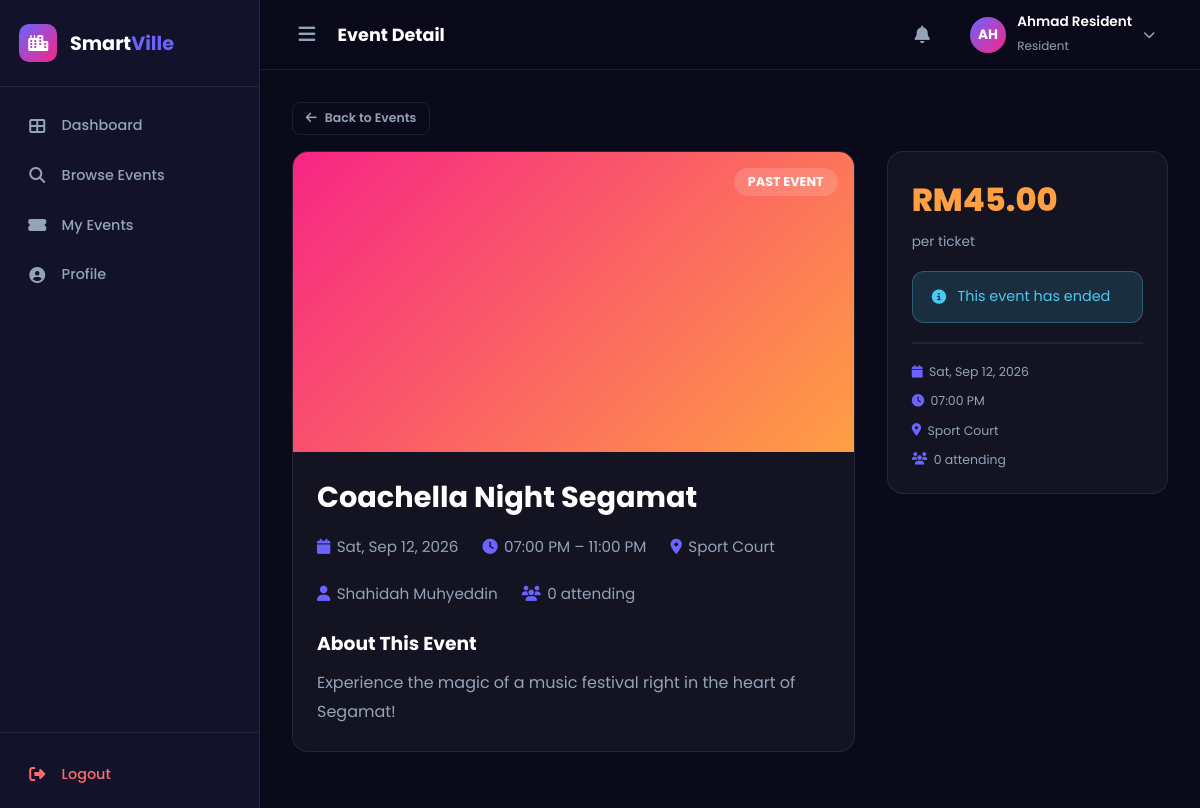
The app's page /resident/event_detail.php?id=3 (signed in) with its own data.
### tables this page shows
CREATE TABLE IF NOT EXISTS users (
  id INT AUTO_INCREMENT PRIMARY KEY,
  full_name VARCHAR(100) NOT NULL,
  username VARCHAR(50) NOT NULL UNIQUE,
  email VARCHAR(100) NOT NULL UNIQUE,
  password VARCHAR(255) NOT NULL,
  phone VARCHAR(20) DEFAULT NULL,
  area VARCHAR(100) DEFAULT NULL,
  role ENUM('admin','organizer','resident') NOT NULL DEFAULT 'resident',
  status ENUM('active','inactive','deactivated') NOT NULL DEFAULT 'active',
  profile_pic VARCHAR(255) DEFAULT NULL,
  created_at DATETIME DEFAULT CURRENT_TIMESTAMP,
  updated_at DATETIME DEFAULT CURRENT_TIMESTAMP ON UPDATE CURRENT_TIMESTAMP
);

CREATE TABLE IF NOT EXISTS events (
  id INT AUTO_INCREMENT PRIMARY KEY,
  organizer_id INT NOT NULL,
  venue_id INT DEFAULT NULL,
  title VARCHAR(150) NOT NULL,
  description TEXT,
  event_type ENUM('free','paid','private') NOT NULL DEFAULT 'free',
  sector VARCHAR(100) DEFAULT NULL,
  date DATE NOT NULL,
  time TIME NOT NULL,
  end_time TIME DEFAULT NULL,
  price DECIMAL(10,2) DEFAULT 0.00,
  max_guests INT DEFAULT NULL,
  poster VARCHAR(255) DEFAULT NULL,
  program_flow TEXT DEFAULT NULL,
  status ENUM('pending','approved','rejected','cancelled') NOT NULL DEFAULT 'pending',
  admin_note TEXT DEFAULT NULL,
  created_at DATETIME DEFAULT CURRENT_TIMESTAMP,
  updated_at DATETIME DEFAULT CURRENT_TIMESTAMP ON UPDATE CURRENT_TIMESTAMP,
  FOREIGN KEY (organizer_id) REFERENCES users(id) ON DELETE CASCADE,
  FOREIGN KEY (venue_id) REFERENCES venues(id) ON DELETE SET NULL
);

CREATE TABLE IF NOT EXISTS venues (
  id INT AUTO_INCREMENT PRIMARY KEY,
  name VARCHAR(100) NOT NULL,
  description TEXT,
  price_per_day DECIMAL(10,2) DEFAULT 0.00,
  capacity INT DEFAULT 100,
  image VARCHAR(255) DEFAULT NULL,
  status ENUM('available','unavailable') DEFAULT 'available'
);

### includes/functions.php (called while the page is built, shortened)
<?php
require_once __DIR__ . '/db.php';
function isLoggedIn() {
    return isset($_SESSION['user_id']);
}
function getCurrentUser() {
    global $conn;
    $id = (int)$_SESSION['user_id'];
    $res = $conn->query("SELECT * FROM users WHERE id = $id");
    return $res ? $res->fetch_assoc() : null;
}
function getRegistrationCount($eventId) {
    global $conn;
    $id = (int)$eventId;
    $res = $conn->query("SELECT COUNT(*) as cnt FROM registrations WHERE event_id = $id");
    $row = $res ? $res->fetch_assoc() : ['cnt' => 0];
    return $row['cnt'];
}

### resident/event_detail.php (the view, shortened to what this page needs)
<?php
require_once __DIR__ . '/../includes/functions.php';
$pageTitle = 'Event Detail';
global $conn;
$uid = $_SESSION['user_id'];
$id  = (int)($_GET['id'] ?? 0);
$event = $conn->query("SELECT e.*, u.full_name as organizer_name, v.name as venue_name, v.price_per_day
    FROM events e LEFT JOIN users u ON e.organizer_id=u.id LEFT JOIN venues v ON e.venue_id=v.id
    WHERE e.id=$id AND e.status='approved'")->fetch_assoc();
$registered   = isRegistered($id, $uid);
$regCount     = getRegistrationCount($id);
$eventPast    = strtotime($event['date']) < strtotime(date('Y-m-d'));
require_once __DIR__ . '/../includes/header.php';
?>
<div style="margin-bottom:1rem">
  <a href="/fyp_soop/smartville/resident/browse.php" class="btn btn-outline btn-sm"><i class="fas fa-arrow-left"></i> Back to Events</a>
</div>
<div style="display:grid;grid-template-columns:2fr 1fr;gap:2rem;align-items:start">
  <div>
    <div class="card" style="margin-bottom:1.5rem;overflow:hidden">
      <div class="event-card-img gradient-<?= ['free'=>1,'paid'=>2,'private'=>3][$event['event_type']] ?? 1 ?>" style="height:300px">
        <?php if ($eventPast): ?>
          <div style="position:absolute;top:16px;right:16px;background:rgba(255,255,255,.15);backdrop-filter:blur(10px);color:#fff;padding:5px 14px;border-radius:20px;font-size:.8rem;font-weight:700;">PAST EVENT</div>
        <?php endif; ?>
      </div>
      <div class="card-body">
        <h1 style="font-size:1.8rem;color:var(--white);margin-bottom:1rem"><?= htmlspecialchars($event['title']) ?></h1>
        <div style="display:flex;flex-wrap:wrap;gap:1.5rem;margin-bottom:1.5rem">
          <div class="event-meta-item" style="font-size:.95rem"><i class="fas fa-calendar"></i> <?= date('D, M d, Y', strtotime($event['date'])) ?></div>
          <div class="event-meta-item" style="font-size:.95rem"><i class="fas fa-clock"></i> <?= date('h:i A', strtotime($event['time'])) ?><?= $event['end_time'] ? ' &ndash; '.date('h:i A', strtotime($event['end_time'])) : '' ?></div>
          <div class="event-meta-item" style="font-size:.95rem"><i class="fas fa-map-marker-alt"></i> <?= htmlspecialchars($event['venue_name'] ?? 'TBA') ?></div>
          <div class="event-meta-item" style="font-size:.95rem"><i class="fas fa-user"></i> <?= htmlspecialchars($event['organizer_name']) ?></div>
          <div class="event-meta-item" style="font-size:.95rem"><i class="fas fa-users"></i> <?= $regCount ?> attending</div>
        </div>
        <h3 style="color:var(--white);margin-bottom:.7rem">About This Event</h3>
        <p style="color:var(--text-muted);line-height:1.8"><?= nl2br(htmlspecialchars($event['description'] ?? 'No description provided.')) ?></p>
      </div>
    </div>
  </div>
  <div>
    <div class="card" style="position:sticky;top:90px">
      <div class="card-body">
        <?php if ($event['event_type'] === 'paid'): ?>
          <div style="font-size:2rem;font-weight:800;color:#ff9f43;margin-bottom:.5rem">RM<?= number_format($event['price'],2) ?></div>
          <div style="color:var(--text-muted);font-size:.85rem;margin-bottom:1.2rem">per ticket</div>
        <?php elseif ($event['event_type'] === 'free'): ?>
          <div style="font-size:1.5rem;font-weight:800;color:#1dd3b0;margin-bottom:1.2rem">FREE EVENT</div>
        <?php else: ?>
          <div style="font-size:1.2rem;font-weight:700;color:var(--secondary);margin-bottom:1.2rem"><i class="fas fa-lock"></i> Private Event</div>
        <?php endif; ?>
        <?php if (!$eventPast): ?>
          <?php if ($registered): ?>
            <div class="alert alert-success" style="margin-bottom:1rem"><i class="fas fa-check-circle"></i> You're registered!</div>
          <?php else: ?>
            <form method="POST">
              <input type="hidden" name="action" value="join"/>
              <?php if ($event['event_type'] === 'paid'): ?>
                <div class="form-group" style="margin-bottom:1rem">
                  <label class="form-label">Card Number</label>
                  <input type="text" class="form-control" placeholder="1234 5678 9012 3456" maxlength="19"/>
                </div>
                <div style="display:grid;grid-template-columns:1fr 1fr;gap:.7rem;margin-bottom:1rem">
                  <div class="form-group">
                    <label class="form-label">Expiry</label>
                    <input type="text" class="form-control" placeholder="MM/YY"/>
                  </div>
                  <div class="form-group">
                    <label class="form-label">CVV</label>
                    <input type="text" class="form-control" placeholder="123"/>
                  </div>
                </div>
              <?php endif; ?>
              <button type="submit" class="btn btn-primary" style="width:100%;justify-content:center">
                <?= $event['event_type']==='paid' ? '<i class="fas fa-credit-card"></i> Pay & Register' : '<i class="fas fa-ticket-alt"></i> Join Now' ?>
              </button>
            </form>
          <?php endif; ?>
        <?php else: ?>
          <div class="alert alert-info"><i class="fas fa-info-circle"></i> This event has ended</div>
        <?php endif; ?>
        <hr style="border-color:var(--card-border);margin:1.2rem 0"/>
        <div style="display:flex;flex-direction:column;gap:.7rem">
          <div class="event-meta-item"><i class="fas fa-calendar"></i> <?= date('D, M d, Y', strtotime($event['date'])) ?></div>
          <div class="event-meta-item"><i class="fas fa-clock"></i> <?= date('h:i A', strtotime($event['time'])) ?></div>
          <div class="event-meta-item"><i class="fas fa-map-marker-alt"></i> <?= htmlspecialchars($event['venue_name'] ?? 'TBA') ?></div>
          <div class="event-meta-item"><i class="fas fa-users"></i> <?= $regCount ?> attending</div>
        </div>
      </div>
    </div>
  </div>
</div>
<?php require_once __DIR__ . '/../includes/footer.php'; ?>

### includes/header.php (shortened to what this page needs)
<?php
require_once __DIR__ . '/functions.php';
$currentUser = getCurrentUser();
$role        = $_SESSION['role'] ?? '';
$basePath    = BASE_PATH;
?>
<!DOCTYPE html>
<html lang="en">
<head>
  <link rel="stylesheet" href="<?= $basePath ?>/dashboard.css"/>
  <link rel="stylesheet" href="https://cdnjs.cloudflare.com/ajax/libs/font-awesome/6.5.0/css/all.min.css"/>
</head>
<body>
<aside class="sidebar" id="sidebar">
  <div class="sidebar-logo">
    <div class="logo-icon"><i class="fas fa-city"></i></div>
    <span class="logo-text">Smart<span class="accent">Ville</span></span>
  </div>
  <nav class="sidebar-nav">
    <?php if ($role === 'admin'): ?>
      <a href="<?= $basePath ?>/admin/index.php" class="nav-item <?= ($pageTitle==='Dashboard')?'active':'' ?>">
        <i class="fas fa-th-large"></i><span>Dashboard</span>
      </a>
      <a href="<?= $basePath ?>/admin/events.php" class="nav-item <?= ($pageTitle==='Manage Events')?'active':'' ?>">
        <i class="fas fa-calendar-alt"></i><span>Manage Events</span>
        <?php
          global $conn;
          $pending = $conn->query("SELECT COUNT(*) as c FROM events WHERE status='pending'")->fetch_assoc()['c'];
          if ($pending > 0) echo "<span class='badge-nav'>$pending</span>";
        ?>
      </a>
      <a href="<?= $basePath ?>/admin/users.php" class="nav-item <?= ($pageTitle==='Manage Users')?'active':'' ?>">
        <i class="fas fa-users-cog"></i><span>Manage Users</span>
      </a>
      <a href="<?= $basePath ?>/admin/venues.php" class="nav-item <?= ($pageTitle==='Venues')?'active':'' ?>">
        <i class="fas fa-map-marker-alt"></i><span>Venues</span>
      </a>
    <?php elseif ($role === 'resident'): ?>
      <a href="<?= $basePath ?>/resident/index.php" class="nav-item <?= ($pageTitle==='Dashboard')?'active':'' ?>">
        <i class="fas fa-th-large"></i><span>Dashboard</span>
      </a>
      <a href="<?= $basePath ?>/resident/browse.php" class="nav-item <?= ($pageTitle==='Browse Events')?'active':'' ?>">
        <i class="fas fa-search"></i><span>Browse Events</span>
      </a>
      <a href="<?= $basePath ?>/resident/my_events.php" class="nav-item <?= ($pageTitle==='My Events')?'active':'' ?>">
        <i class="fas fa-ticket-alt"></i><span>My Events</span>
      </a>
    <?php endif; ?>
    <a href="<?= $basePath ?>/profile.php" class="nav-item <?= ($pageTitle==='Profile')?'active':'' ?>">
      <i class="fas fa-user-circle"></i><span>Profile</span>
    </a>
  </nav>
  <div class="sidebar-bottom">
    <a href="<?= $basePath ?>/logout.php" class="nav-item logout">
      <i class="fas fa-sign-out-alt"></i><span>Logout</span>
    </a>
  </div>
</aside>
<div class="main-content">
<header class="topbar">
  <button class="sidebar-toggle" onclick="toggleSidebar()"><i class="fas fa-bars"></i></button>
  <div class="topbar-title"><?= $pageTitle ?? 'Dashboard' ?></div>
  <div class="topbar-right">
    <div class="notif-wrap" onclick="toggleNotif()">
      <button class="icon-btn"><i class="fas fa-bell"></i></button>
    </div>
    <div class="user-menu" onclick="toggleUserMenu()">
      <div class="user-avatar"><?= strtoupper(substr($currentUser['full_name'],0,2)) ?></div>
      <div class="user-info">
        <span><?= htmlspecialchars($currentUser['full_name']) ?></span>
        <small><?= ucfirst($role) ?></small>
      </div>
      <i class="fas fa-chevron-down"></i>
    </div>
  </div>
</header>
<div class="page-body">

### dashboard.css (style rules this page uses)
:root { --primary: #6c63ff; --primary-dark: #5a52e0; --secondary: #f72585; --accent: #4cc9f0; --dark: #0a0a1a; --dark-2: #12122a; --dark-3: #1a1a3e; --card-bg: rgba(255,255,255,0.04); --card-border: rgba(255,255,255,0.08); --text: #e2e8f0; --text-muted: #94a3b8; --white: #fff; --gradient: linear-gradient(135deg,#6c63ff,#f72585); --sidebar-width: 260px; --topbar-height: 70px; --shadow: 0 4px 24px rgba(0,0,0,0.3); --radius: 16px; }
*,*::before,*::after { margin:0;padding:0;box-sizing:border-box; }
html { font-size:16px;scroll-behavior:smooth; }
body { font-family:'Poppins',sans-serif;background:var(--dark);color:var(--text);min-height:100vh;display:flex; }
a { text-decoration:none;color:inherit; }
.sidebar { width:var(--sidebar-width);min-height:100vh; background:var(--dark-2);border-right:1px solid var(--card-border); display:flex;flex-direction:column;position:fixed;left:0;top:0;bottom:0;z-index:100; transition:width 0.3s ease;overflow:hidden; }
.sidebar-logo { display:flex;align-items:center;gap:.8rem;padding:1.5rem 1.2rem; border-bottom:1px solid var(--card-border);flex-shrink:0; }
.logo-icon { width:38px;height:38px;min-width:38px;background:var(--gradient);border-radius:10px;display:flex;align-items:center;justify-content:center;font-size:1rem;color:#fff; }
.logo-text { font-size:1.2rem;font-weight:700;color:#fff;white-space:nowrap; }
.logo-text .accent { color:var(--primary); }
.sidebar-nav { flex:1;padding:1rem 0.7rem;display:flex;flex-direction:column;gap:.3rem;overflow-y:auto; }
.nav-item { display:flex;align-items:center;gap:.9rem;padding:.75rem 1rem;border-radius:12px; color:var(--text-muted);font-size:.9rem;font-weight:500;transition:all .25s; white-space:nowrap;position:relative; }
.nav-item i { font-size:1rem;min-width:20px;text-align:center; }
.nav-item.logout { color:#ff6b6b;margin-top:.5rem; }
.sidebar-bottom { padding:.7rem;border-top:1px solid var(--card-border); }
.main-content { margin-left:var(--sidebar-width);flex:1;min-height:100vh; display:flex;flex-direction:column;transition:margin-left .3s ease; }
.topbar { height:var(--topbar-height);background:rgba(10,10,26,.95);backdrop-filter:blur(20px); border-bottom:1px solid var(--card-border);display:flex;align-items:center; padding:0 2rem;gap:1rem;position:sticky;top:0;z-index:99; }
.sidebar-toggle { background:none;border:none;color:var(--text-muted);font-size:1.2rem;cursor:pointer;padding:.4rem;border-radius:8px;transition:all .2s; }
.topbar-title { font-size:1.1rem;font-weight:700;color:var(--white); }
.topbar-right { margin-left:auto;display:flex;align-items:center;gap:1rem; }
.icon-btn { background:none;border:none;color:var(--text-muted);font-size:1.1rem;cursor:pointer;width:38px;height:38px;border-radius:10px;display:flex;align-items:center;justify-content:center;transition:all .2s; }
.notif-wrap { position:relative;cursor:pointer; }
.user-menu { display:flex;align-items:center;gap:.7rem;cursor:pointer;padding:.4rem .8rem;border-radius:12px;transition:all .2s;position:relative; }
.user-avatar { width:36px;height:36px;border-radius:50%;background:var(--gradient);display:flex;align-items:center;justify-content:center;font-size:.85rem;font-weight:700;color:#fff;flex-shrink:0; }
.user-info span { display:block;font-size:.85rem;font-weight:600;color:var(--white); }
.user-info small { color:var(--text-muted);font-size:.75rem; }
.user-menu>.fa-chevron-down { color:var(--text-muted);font-size:.75rem; }
.page-body { flex:1;padding:2rem;overflow-y:auto; }
.card { background:var(--card-bg);border:1px solid var(--card-border);border-radius:var(--radius);overflow:hidden; }
.card-body { padding:1.5rem; }
.btn { display:inline-flex;align-items:center;gap:.5rem;padding:.6rem 1.2rem;border-radius:10px;border:none;font-family:'Poppins',sans-serif;font-size:.85rem;font-weight:600;cursor:pointer;transition:all .2s; }
.btn-sm { padding:.4rem .8rem;font-size:.78rem;border-radius:8px; }
.btn-outline { background:transparent;color:var(--text-muted);border:1px solid var(--card-border); }
.alert { padding:.9rem 1.2rem;border-radius:12px;margin-bottom:1.2rem;display:flex;align-items:center;gap:.7rem;font-size:.9rem; }
.alert-info { background:rgba(76,201,240,.15);border:1px solid rgba(76,201,240,.3);color:var(--accent); }
.event-card-img { height:160px;position:relative; }
.event-meta-item { display:flex;align-items:center;gap:.4rem;font-size:.78rem;color:var(--text-muted); }
.event-meta-item i { color:var(--primary); }

### records on screen
users: full_name "AH", full_name "Ahmad Resident"
events: title "Coachella Night Segamat", date "Sat, Sep 12, 2026", time "07:00 PM", end_time "11:00 PM", venue.name "Sport Court", organizer.full_name "Shahidah Muhyeddin", description "Experience the magic of a music festival right in the heart of Segamat!", price "45.00"

### other values on screen
$pageTitle "Event Detail"
$role "Resident"
$regCount "0"
